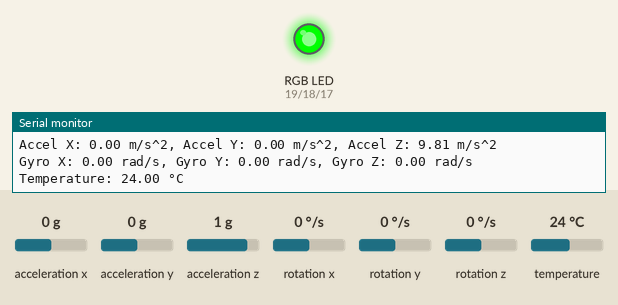
The sketch below on a simulated ESP32. Shown: an RGB LED mixed from three pins (HIGH = lit), the last lines printed to the serial monitor. Inputs (shaded band) come from the test bench; at power-on: temperature 24 °C, acceleration x 0 g, acceleration y 0 g, acceleration z 1 g, rotation x 0 °/s, rotation y 0 °/s, rotation z 0 °/s.

Above: at 1.3 s.
1.4 s: temperature set to 20.6 °C
2.9 s: temperature set to 19.5 °C
At 4.1 s:
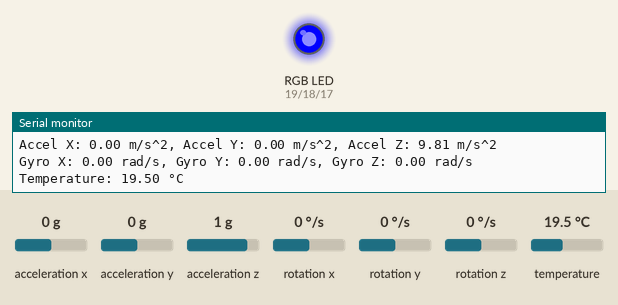
Timing chart, 0 to 5.9 s (numbered marks = the images above; inputs shaded):
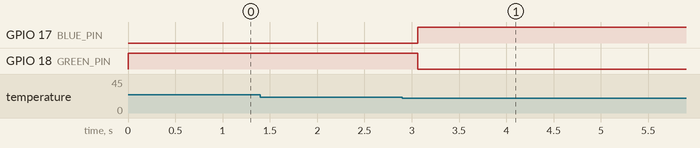

Measured:
- the behaviour switches between 20 and 19.9 °C on temperature (found by bisection; images 0 and 1)
- after the input at 2.9 s, GPIO 17 (BLUE_PIN): LOW → HIGH after 0.17 s; GPIO 18 (GREEN_PIN): HIGH → LOW after 0.17 s

The sketch:

track.ino
```cpp
#include <Wire.h>
#include <Adafruit_MPU6050.h>
#include <Adafruit_Sensor.h>

// Create an instance of the MPU6050
Adafruit_MPU6050 mpu;

// I2C Pins for ESP32 (Default I2C pins for ESP32)
#define SDA_PIN 21  // ESP32 GPIO 21 (SDA)
#define SCL_PIN 22  // ESP32 GPIO 22 (SCL)

// RGB LED Pins
#define RED_PIN 19   // Red color of RGB LED
#define GREEN_PIN 18 // Green color of RGB LED
#define BLUE_PIN 17  // Blue color of RGB LED

void setup() {
    // Start Serial communication
    Serial.begin(115200);

    // Initialize I2C communication
    Wire.begin(SDA_PIN, SCL_PIN);

    // Initialize the RGB LED pins as OUTPUT
    pinMode(RED_PIN, OUTPUT);
    pinMode(GREEN_PIN, OUTPUT);
    pinMode(BLUE_PIN, OUTPUT);

    // Initialize the MPU6050 sensor
    if (!mpu.begin()) {
        Serial.println("Failed to initialize MPU6050!");
        // If sensor fails, turn LED to blue (error state)
        setLEDColor(0, 0, 255);  // Blue LED for error
        while (1) { delay(10); }  // Stop the program if MPU6050 is not found
    }
    Serial.println("MPU6050 Initialized!");

    // Set the accelerometer and gyroscope ranges
    mpu.setAccelerometerRange(MPU6050_RANGE_8_G);
    mpu.setGyroRange(MPU6050_RANGE_500_DEG);
    mpu.setFilterBandwidth(MPU6050_BAND_21_HZ);

    // Turn LED to green to indicate normal operation
    setLEDColor(0, 255, 0);  // Green LED for normal operation
}

void loop() {
    sensors_event_t accel, gyro, temp;

    // Get accelerometer, gyroscope, and temperature data
    mpu.getEvent(&accel, &gyro, &temp);

    // Output the raw accelerometer data (in m/s^2)
    Serial.print("Accel X: "); Serial.print(accel.acceleration.x); Serial.print(" m/s^2, ");
    Serial.print("Accel Y: "); Serial.print(accel.acceleration.y); Serial.print(" m/s^2, ");
    Serial.print("Accel Z: "); Serial.print(accel.acceleration.z); Serial.println(" m/s^2");

    // Output the raw gyroscope data (in rad/s)
    Serial.print("Gyro X: "); Serial.print(gyro.gyro.x); Serial.print(" rad/s, ");
    Serial.print("Gyro Y: "); Serial.print(gyro.gyro.y); Serial.print(" rad/s, ");
    Serial.print("Gyro Z: "); Serial.print(gyro.gyro.z); Serial.println(" rad/s");

    // Output the temperature data (in °C)
    Serial.print("Temperature: "); Serial.print(temp.temperature); Serial.println(" °C");

    // Add some logic to simulate battery percentage or errors (optional)
    // For example, simulate an error or bad data to turn the LED blue
    if (temp.temperature < 20) {
        // Error condition: turn LED blue
        setLEDColor(0, 0, 255);  // Blue LED for error
    }

    delay(500);  // Delay to slow down the output (500 ms)
}

// Function to set RGB LED color (values from 0 to 255 for each color)
void setLEDColor(int red, int green, int blue) {
    analogWrite(RED_PIN, red);
    analogWrite(GREEN_PIN, green);
    analogWrite(BLUE_PIN, blue);
}
```
